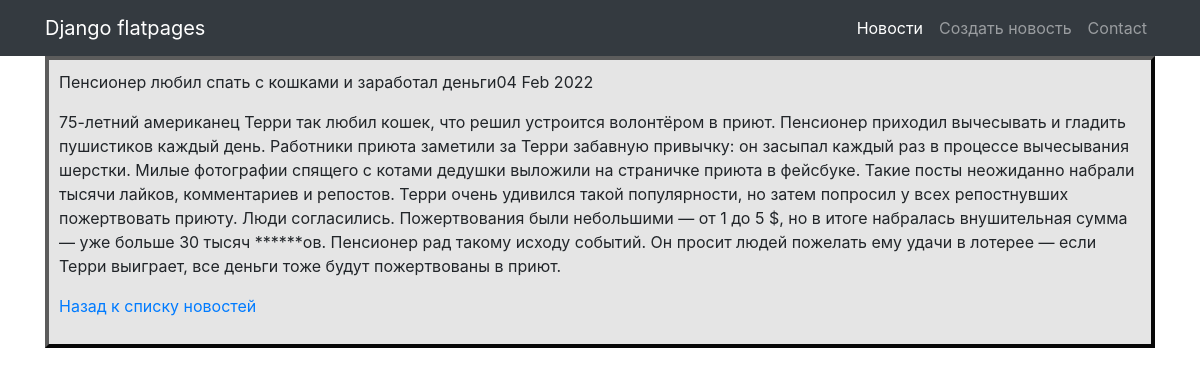
/news/19, run on the app's committed database.
### news/models.py (models this page shows, shortened)
class Post(models.Model):
    id = models.AutoField
    news = 'NW'
    article = 'AR'
    types = [(article, 'Статья'),
             (news, 'Новость'),]
    author = models.ForeignKey(Author,on_delete=models.CASCADE)
    post_type = models.CharField(max_length=2,choices=types,default=news)
    creation_time = models.DateTimeField(auto_now_add=True)
    category = models.ManyToManyField(Category,through='PostCategory')
    head = models.TextField()
    text = models.TextField()
    rating = models.FloatField(default=0.0)

### news/views.py (the view)
# urls.py: path('<int:pk>', NewsDetail.as_view()),
class NewsDetail(DetailView):
    model = Post  # модель всё та же, но мы хотим получать детали конкретно отдельного товара
    template_name = 'new.html'  # название шаблона будет product.html
    context_object_name = 'new'  # название объекта. в нём будет

### news/templatetags/custom_filters.py (called while the page is built)
@register.filter(name='censor')
def censor(value):
    abuse_words = ('олег', 'утюг', 'штамм', 'доллар')
    if isinstance(value, str):
        for word in abuse_words:
            value = value.replace(word, '*'*len(word))
        return value
    else:
        raise ValueError(f'Название статьи или текст не являются строковыми')

### Templates/new.html (shortened to what this page needs)
{% extends 'default.html' %}
{% load custom_filters %}
{% block content %}
        <div class="brd">
            <p align="left">{{ new.head|censor }}{{new.creation_time|date:'d M Y'}}</p>
            <p align="left">{{ new.text|censor }}</p>
            <p align="left"> <a href="/news/">Назад к списку новостей</a> </p>
        </div>
{% endblock content %}

### Templates/new.html (style rules this page uses)
.brd { border: 4px outset #5c5c5c; background: #e5e5e5; padding: 10px; }

### data on the page
Post: head|censor "Пенсионер любил спать с кошками и заработал деньги", creation_time "04 Feb 2022", text|censor "75-летний американец Терри так любил кошек, что решил устроится волонтёром в приют. Пенсионер приходил вычесывать и гладить пушистиков каждый день. Работники приюта заметили за Терри забавную привычку: он засыпал каждый раз в процессе вычесывания шерстки. Милые фотографии спящего с котами дедушки выложили на страничке приюта в фейсбуке. Такие посты неожиданно набрали тысячи лайков, комментариев и репостов. Терри очень удивился такой популярности, но затем попросил у всех репостнувших пожертвовать приюту. Люди согласились. Пожертвования были небольшими — от 1 до 5 $, но в итоге набралась внушительная сумма — уже больше 30 тысяч ******ов. Пенсионер рад такому исходу событий. Он просит людей…"
